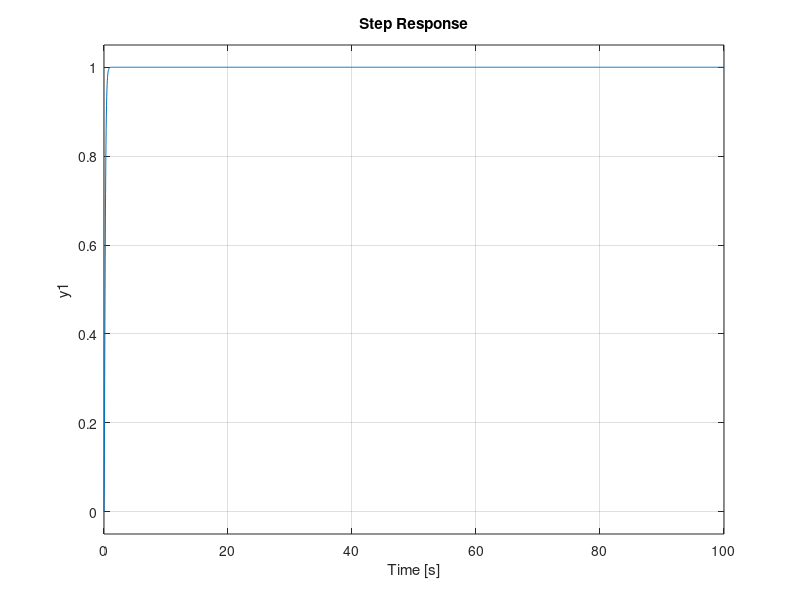
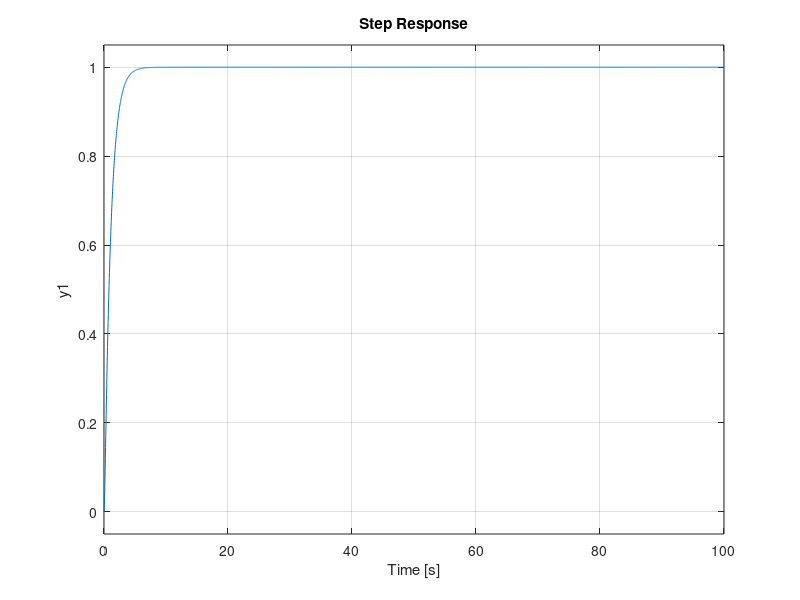
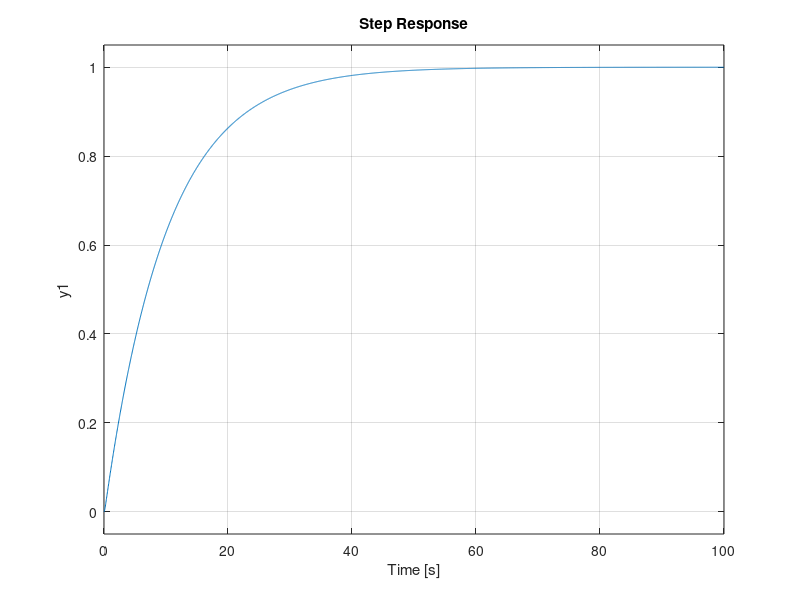
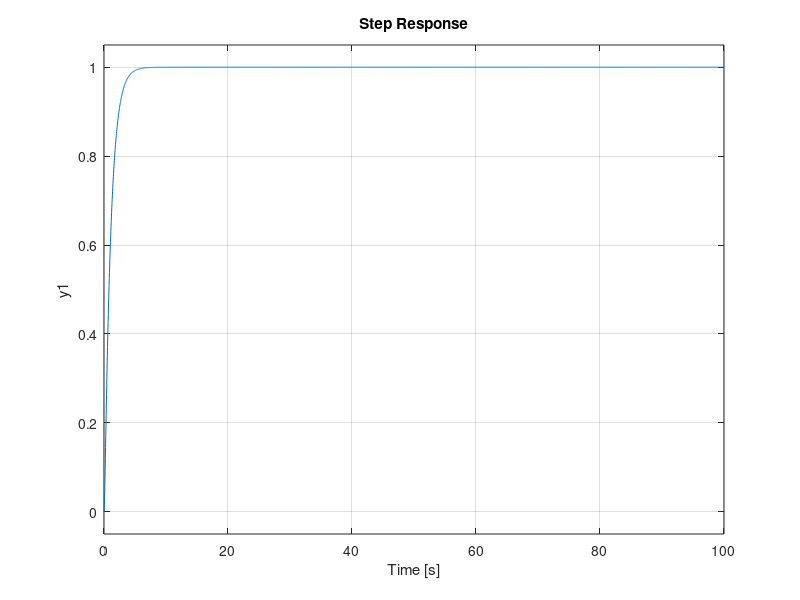

These figures' MATLAB source, in order:
%syms('A1','A2','R1','R2');
A1=0.1;
A2=0.1;
R1=1;
R2=1;

s = tf('s');

Num=[1];
for A1=[0.1 1 10]
    for A2=[0.1 1 10]
        Den=[(A1 * A2 * R1 * R2) (A1 * R1 * R2 + A2 * R1 * R2) (R1 * R2)];
        sys=tf(Num,Den);
        figure
        step(sys,100)
    end
end
